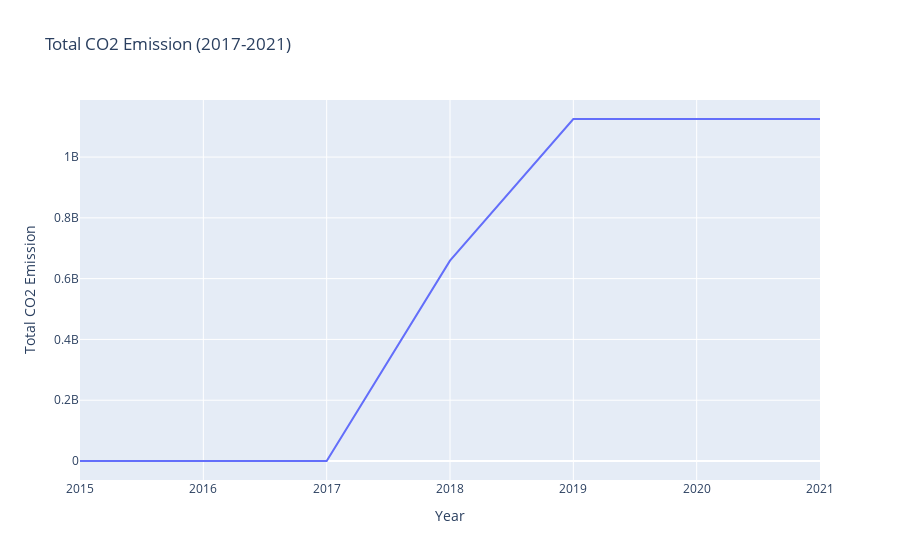

The cell this chart's notebook holds for it:
### Code cell
# Maak de CO2-uitstoot lijndiagram
fig = px.line(total_emission, x="year", y="total_emission", 
              title="Total CO2 Emission (2017-2021)", 
              labels={'total_emission':'Total CO2 Emission', 'year':'Year'})
fig.show()

### Figure 1 — Plotly figure (JSON) as saved in the notebook; plotly's stock layout.template omitted (floating-point values rounded to 4 significant figures)
{"data": [{"hovertemplate": "Year=%{x}<br>Total CO2 Emission=%{y}<extra></extra>", "legendgroup": "", "line": {"color": "#636efa", "dash": "solid"}, "marker": {"symbol": "circle"}, "mode": "lines", "name": "", "orientation": "v", "showlegend": false, "type": "scatter", "x": [2015, 2016, 2017, 2018, 2019, 2020, 2021], "xaxis": "x", "y": [0, 0, 306618, 659232623, 1125217188, 1125217188, 1125217188], "yaxis": "y"}], "layout": {"legend": {"tracegroupgap": 0}, "title": {"text": "Total CO2 Emission (2017-2021)"}, "xaxis": {"anchor": "y", "domain": [0, 1], "title": {"text": "Year"}}, "yaxis": {"anchor": "x", "domain": [0, 1], "title": {"text": "Total CO2 Emission"}}}}
